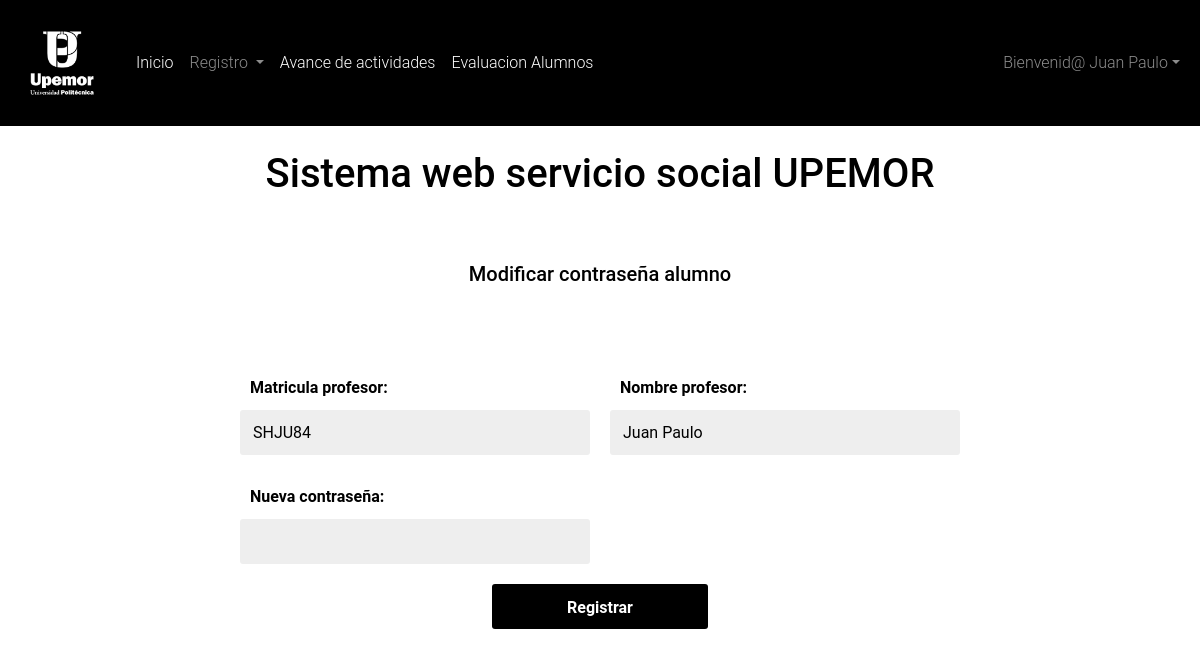
The page /vista/modificarContraDo.php (signed in) on the database its author committed.
### tables this page shows
CREATE TABLE `imagenes` (
  `idImg` int(11) NOT NULL AUTO_INCREMENT,
  `descripcion` varchar(50) DEFAULT NULL,
  `lugarImg` varchar(30) DEFAULT NULL,
  `estado` tinyint(4) DEFAULT NULL,
  `foto` varchar(200) DEFAULT NULL,
  PRIMARY KEY (`idImg`)
);

CREATE TABLE `profesores` (
  `matriculaProfesor` varchar(50) NOT NULL,
  `nombreProfesor` varchar(50) DEFAULT NULL,
  `apellidoPaterno` varchar(50) DEFAULT NULL,
  `apellidoMmaterno` varchar(50) DEFAULT NULL,
  `correProfesor` varchar(50) DEFAULT NULL,
  `passwordProfesor` varchar(100) DEFAULT NULL,
  `generoProfesor` varchar(50) DEFAULT NULL,
  `puestoProfesor` varchar(50) DEFAULT NULL,
  `fechaNacProfesor` date DEFAULT NULL,
  `idUnidad` int(11) DEFAULT NULL,
  `rol` int(11) DEFAULT NULL,
  PRIMARY KEY (`matriculaProfesor`),
  KEY `idUnidad` (`idUnidad`),
  CONSTRAINT `profesores_ibfk_1` FOREIGN KEY (`idUnidad`) REFERENCES `unidadreceptora` (`idUnidad`)
);

### vista/modificarContraDo.php (the view, shortened to what this page needs)
<!doctype html>
<?php
  require("../conexion/connect_db.php");
  $val = $_SESSION['matriculaProfesor'];
  $resultAll = mysqli_query($mysqli," SELECT foto FROM imagenes WHERE estado = '1' && lugarImg = 'Logotipo' ORDER BY idImg DESC LIMIT 1; ");
  $rowData = mysqli_fetch_array($resultAll);
  $sql="SELECT * FROM profesores WHERE matriculaProfesor='$val'";
  $query=mysqli_query($mysqli,$sql);
  $row=mysqli_fetch_array($query);
?>
<html lang="en">
  <head>
    <link href="https://cdn.jsdelivr.net/npm/bootstrap@5.0.2/dist/css/bootstrap.min.css" rel="stylesheet">
    <link rel="stylesheet" href="../vista/style/estilos.css" />
  </head>
  <body class="">
    <nav class="navbar navbar-expand-lg navbar navbar-dark bg-dark">
      <div class="container-fluid">
        <a class="navbar-brand" href="#">
          <img src="<?php echo $rowData['foto']; ?>" alt="logo" width="100">
        </a>
        <div class="collapse navbar-collapse" id="navbarSupportedContent">
          <ul class="navbar-nav me-auto mb-2 mb-lg-0">
            <li class="nav-item">
              <a class="nav-link active" aria-current="page" href="../vista/indexDocente.php">Inicio</a>
            </li>
            <li class="nav-item dropdown">
              <a class="nav-link dropdown-toggle" href="#" id="navbarDropdown" role="button" data-bs-toggle="dropdown" aria-expanded="false">
                Registro
              </a>
            </li>
            <li class="nav-item">
              <a class="nav-link active" aria-current="page" href="../vista/avanceActividades.php">Avance de actividades</a>
            </li>
            <li class="nav-item">
              <a class="nav-link active" aria-current="page" href="../vista/evaluacionAlumno.php">Evaluacion Alumnos</a>
            </li>
            </ul>
          <ul class="navbar-nav">
              <li class="nav-item dropdown">
              <a class="nav-link dropdown-toggle" href="#" id="navbarDropdown" role="button" data-bs-toggle="dropdown" aria-expanded="false">Bienvenid@ <?php echo $_SESSION['nombreProfesor'] ?></a>
        </div>
      </div>
    </nav>
    <h1 class="font-weight-bold mb-4 text-center p-4">Sistema web servicio social UPEMOR</h1>
    <h5 class="font-weight-bold mb-4 text-center p-3">Modificar contraseña alumno</h5>
    <main>
    <form class="formulario" action="../control/cambiarPasswordDo.php" method="post">
      <div class="formulario__grupo" id="grupo__matriculaProfesor">
        <label for="matriculaProfesor" class="formulario__label">Matricula profesor:</label>
        <div class="formulario__grupo-input">
          <input readonly type="text" class="formulario__input" name="matriculaProfesor" id="matriculaProfesor" value="<?php echo $row['matriculaProfesor']  ?>">
        </div>
      </div>
      <div class="formulario__grupo" id="grupo__nombreProfesor">
        <label for="nombreProfesor" class="formulario__label">Nombre profesor:</label>
        <div class="formulario__grupo-input">
          <input readonly type="text" class="formulario__input" name="nombreProfesor" id="nombreProfesor" value="<?php echo $row['nombreProfesor']  ?>">
        </div>
      </div>
      <div class="formulario__grupo" id="grupo__passwordProfesor">
        <label for="passwordProfesor" class="formulario__label">Nueva contraseña:</label>
        <div class="formulario__grupo-input">
          <input type="password" class="formulario__input" name="passwordProfesor" id="passwordProfesor">
        </div>
      </div>
      <div class="formulario__grupo formulario__grupo-btn-enviar">
        <input type="submit" class="formulario__btn" value="Registrar" name="btnReg">
      </div>
    </form>
    </main>
  </body>
</html>

### vista/style/estilos.css (style rules this page uses)
:root { --dark: #000000; --dark-x: #1e2126; }
body { font-family: 'Roboto', sans-serif; font-weight: 300; color: var(--light); }
.bg-dark { background-color: var(--dark) !important; }
* { box-sizing: border-box; }
main { max-width: 800px; width: 90%; margin: auto; padding: 40px; }
.formulario { display: grid; grid-template-columns: 1fr 1fr; gap: 20px; }
.formulario__label { display: block; font-weight: 700; padding: 10px; cursor: pointer; }
.formulario__grupo-input { position: relative; }
.formulario__input { width: 100%; background: #eee; border: 3px solid transparent; border-radius: 3px; height: 45px; line-height: 45px; padding: 0 40px 0 10px; transition: .3s ease all; }
.formulario__grupo-terminos, .formulario__mensaje, .formulario__grupo-btn-enviar { grid-column: span 2; }
.formulario__grupo-btn-enviar { display: flex; flex-direction: column; align-items: center; }
.formulario__btn { height: 45px; line-height: 45px; width: 30%; background: #000; color: #fff; font-weight: bold; border: none; border-radius: 3px; cursor: pointer; transition: .1s ease all; }

### rows shown on the page
imagenes: foto (picture)
profesores: matriculaProfesor "SHJU84", nombreProfesor "Juan Paulo"

### other values the page prints
$_SESSION['nombreProfesor'] "Juan Paulo"
